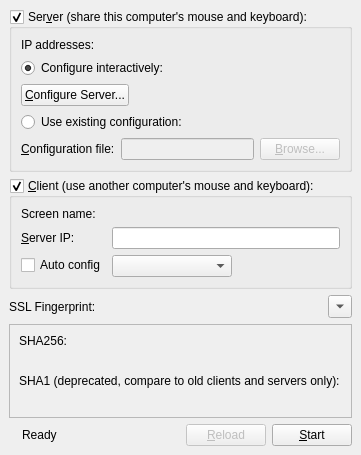
<?xml version="1.0" encoding="UTF-8"?>
<ui version="4.0">
 <class>MainWindowBase</class>
 <widget class="QMainWindow" name="MainWindowBase">
  <property name="sizePolicy">
   <sizepolicy hsizetype="Fixed" vsizetype="Fixed">
    <horstretch>0</horstretch>
    <verstretch>0</verstretch>
   </sizepolicy>
  </property>
  <property name="windowTitle">
   <string>EtherWaver</string>
  </property>
  <widget class="QWidget" name="centralwidget">
   <layout class="QVBoxLayout" name="verticalLayout_2">
    <property name="sizeConstraint">
     <enum>QLayout::SetFixedSize</enum>
    </property>
    <item>
     <widget class="QGroupBox" name="m_pGroupServer">
      <property name="sizePolicy">
       <sizepolicy hsizetype="Preferred" vsizetype="Preferred">
        <horstretch>0</horstretch>
        <verstretch>0</verstretch>
       </sizepolicy>
      </property>
      <property name="title">
       <string>Ser&amp;ver (share this computer's mouse and keyboard):</string>
      </property>
      <property name="checkable">
       <bool>true</bool>
      </property>
      <property name="checked">
       <bool>true</bool>
      </property>
      <layout class="QVBoxLayout">
       <item>
        <layout class="QFormLayout" name="formLayout">
         <property name="fieldGrowthPolicy">
          <enum>QFormLayout::AllNonFixedFieldsGrow</enum>
         </property>
         <item row="0" column="0">
          <widget class="QLabel" name="label_2">
           <property name="text">
            <string>IP addresses:</string>
           </property>
          </widget>
         </item>
         <item row="0" column="1">
          <widget class="QLabel" name="m_pLabelIpAddresses">
           <property name="text">
            <string notr="true"/>
           </property>
          </widget>
         </item>
        </layout>
       </item>
       <item>
        <widget class="QRadioButton" name="m_pRadioInternalConfig">
         <property name="text">
          <string>Configure interactively:</string>
         </property>
         <property name="checked">
          <bool>true</bool>
         </property>
        </widget>
       </item>
       <item>
        <layout class="QHBoxLayout" name="horizontalLayout_4">
         <item>
          <widget class="QPushButton" name="m_pButtonConfigureServer">
           <property name="text">
            <string>&amp;Configure Server...</string>
           </property>
          </widget>
         </item>
         <item>
          <spacer>
           <property name="orientation">
            <enum>Qt::Horizontal</enum>
           </property>
           <property name="sizeHint" stdset="0">
            <size>
             <width>40</width>
             <height>20</height>
            </size>
           </property>
          </spacer>
         </item>
        </layout>
       </item>
       <item>
        <widget class="QRadioButton" name="m_pRadioExternalConfig">
         <property name="text">
          <string>Use existing configuration:</string>
         </property>
        </widget>
       </item>
       <item>
        <layout class="QHBoxLayout">
         <item>
          <widget class="QLabel" name="m_pLabelConfigurationFile">
           <property name="text">
            <string>&amp;Configuration file:</string>
           </property>
           <property name="buddy">
            <cstring>m_pLineEditConfigFile</cstring>
           </property>
          </widget>
         </item>
         <item>
          <widget class="QLineEdit" name="m_pLineEditConfigFile">
           <property name="enabled">
            <bool>false</bool>
           </property>
          </widget>
         </item>
         <item>
          <widget class="QPushButton" name="m_pButtonBrowseConfigFile">
           <property name="enabled">
            <bool>false</bool>
           </property>
           <property name="text">
            <string>&amp;Browse...</string>
           </property>
          </widget>
         </item>
        </layout>
       </item>
      </layout>
     </widget>
    </item>
    <item>
     <widget class="QGroupBox" name="m_pGroupClient">
      <property name="sizePolicy">
       <sizepolicy hsizetype="Preferred" vsizetype="Preferred">
        <horstretch>0</horstretch>
        <verstretch>0</verstretch>
       </sizepolicy>
      </property>
      <property name="title">
       <string>&amp;Client (use another computer's mouse and keyboard):</string>
      </property>
      <property name="checkable">
       <bool>true</bool>
      </property>
      <property name="checked">
       <bool>true</bool>
      </property>
      <layout class="QFormLayout" name="formLayout_3">
       <property name="fieldGrowthPolicy">
        <enum>QFormLayout::AllNonFixedFieldsGrow</enum>
       </property>
       <item row="0" column="0">
        <widget class="QLabel" name="label_5">
         <property name="text">
          <string>Screen name:</string>
         </property>
        </widget>
       </item>
       <item row="0" column="1">
        <widget class="QLabel" name="m_pLabelScreenName">
         <property name="text">
          <string notr="true"/>
         </property>
        </widget>
       </item>
       <item row="2" column="0">
        <widget class="QLabel" name="m_pLabelServerName">
         <property name="text">
          <string>&amp;Server IP:</string>
         </property>
         <property name="buddy">
          <cstring>m_pLineEditHostname</cstring>
         </property>
        </widget>
       </item>
       <item row="2" column="1">
        <widget class="QLineEdit" name="m_pLineEditHostname"/>
       </item>
       <item row="3" column="0">
        <widget class="QCheckBox" name="m_pCheckBoxAutoConfig">
         <property name="text">
          <string>Auto config</string>
         </property>
        </widget>
       </item>
       <item row="3" column="1">
        <widget class="QComboBox" name="m_pComboServerList">
         <property name="sizePolicy">
          <sizepolicy hsizetype="Maximum" vsizetype="Preferred">
           <horstretch>0</horstretch>
           <verstretch>0</verstretch>
          </sizepolicy>
         </property>
         <property name="minimumSize">
          <size>
           <width>120</width>
           <height>0</height>
          </size>
         </property>
        </widget>
       </item>
      </layout>
     </widget>
    </item>
    <item>
     <layout class="QHBoxLayout" name="horizontalLayout_3">
      <item>
       <widget class="QLabel" name="m_pLabelFingerprint">
        <property name="sizePolicy">
         <sizepolicy hsizetype="Maximum" vsizetype="Preferred">
          <horstretch>0</horstretch>
          <verstretch>0</verstretch>
         </sizepolicy>
        </property>
        <property name="text">
         <string>SSL Fingerprint:</string>
        </property>
       </widget>
      </item>
      <item>
       <widget class="QLabel" name="m_pLabelLocalFingerprint">
        <property name="text">
         <string/>
        </property>
        <property name="textFormat">
         <enum>Qt::PlainText</enum>
        </property>
       </widget>
      </item>
      <item>
       <widget class="QToolButton" name="toolbutton_show_fingerprint">
        <property name="text">
         <string>...</string>
        </property>
        <property name="arrowType">
         <enum>Qt::DownArrow</enum>
        </property>
       </widget>
      </item>
     </layout>
    </item>
    <item>
     <widget class="QFrame" name="frame_fingerprint_details">
      <property name="frameShape">
       <enum>QFrame::StyledPanel</enum>
      </property>
      <property name="frameShadow">
       <enum>QFrame::Raised</enum>
      </property>
      <layout class="QGridLayout" name="gridLayout">
       <property name="sizeConstraint">
        <enum>QLayout::SetMinimumSize</enum>
       </property>
       <item row="1" column="1">
        <widget class="QLabel" name="label_sha256_randomart">
         <property name="font">
          <font>
           <family>Courier</family>
          </font>
         </property>
         <property name="text">
          <string/>
         </property>
         <property name="textInteractionFlags">
          <set>Qt::LinksAccessibleByMouse|Qt::TextSelectableByMouse</set>
         </property>
        </widget>
       </item>
       <item row="2" column="0" colspan="2">
        <widget class="QLabel" name="label_sha1">
         <property name="text">
          <string>SHA1 (deprecated, compare to old clients and servers only):</string>
         </property>
        </widget>
       </item>
       <item row="3" column="0" colspan="2">
        <widget class="QLabel" name="label_sha1_fingerprint_full">
         <property name="text">
          <string/>
         </property>
         <property name="textInteractionFlags">
          <set>Qt::LinksAccessibleByMouse|Qt::TextSelectableByMouse</set>
         </property>
        </widget>
       </item>
       <item row="0" column="0" colspan="2">
        <widget class="QLabel" name="label_sha256">
         <property name="text">
          <string>SHA256:</string>
         </property>
        </widget>
       </item>
       <item row="1" column="0">
        <widget class="QLabel" name="label_sha256_fingerprint_full">
         <property name="text">
          <string/>
         </property>
         <property name="textInteractionFlags">
          <set>Qt::LinksAccessibleByMouse|Qt::TextSelectableByMouse</set>
         </property>
        </widget>
       </item>
      </layout>
     </widget>
    </item>
    <item>
     <layout class="QHBoxLayout" name="horizontalLayout">
      <property name="sizeConstraint">
       <enum>QLayout::SetDefaultConstraint</enum>
      </property>
      <item>
       <widget class="QLabel" name="m_pLabelPadlock">
        <property name="enabled">
         <bool>true</bool>
        </property>
        <property name="text">
         <string/>
        </property>
        <property name="pixmap">
         <pixmap resource="../res/Barrier.qrc">:/res/icons/16x16/padlock.png</pixmap>
        </property>
       </widget>
      </item>
      <item>
       <widget class="QLabel" name="m_pStatusLabel">
        <property name="text">
         <string>Ready</string>
        </property>
       </widget>
      </item>
      <item>
       <spacer name="spacer">
        <property name="orientation">
         <enum>Qt::Horizontal</enum>
        </property>
        <property name="sizeHint" stdset="0">
         <size>
          <width>40</width>
          <height>20</height>
         </size>
        </property>
       </spacer>
      </item>
      <item>
       <widget class="QPushButton" name="m_pButtonReload">
        <property name="enabled">
         <bool>false</bool>
        </property>
        <property name="text">
         <string>&amp;Reload</string>
        </property>
       </widget>
      </item>
      <item>
       <widget class="QPushButton" name="m_pButtonToggleStart">
        <property name="text">
         <string>&amp;Start</string>
        </property>
       </widget>
      </item>
     </layout>
    </item>
   </layout>
  </widget>
  <action name="m_pActionAbout">
   <property name="text">
    <string>&amp;About EtherWaver...</string>
   </property>
   <property name="shortcut">
    <string notr="true"/>
   </property>
  </action>
  <action name="m_pActionQuit">
   <property name="text">
    <string>&amp;Quit</string>
   </property>
   <property name="statusTip">
    <string>Quit</string>
   </property>
   <property name="shortcut">
    <string notr="true">Ctrl+Q</string>
   </property>
  </action>
  <action name="m_pActionStartBarrier">
   <property name="text">
    <string>&amp;Start</string>
   </property>
   <property name="statusTip">
    <string>Run</string>
   </property>
   <property name="shortcut">
    <string notr="true">Ctrl+S</string>
   </property>
  </action>
  <action name="m_pActionStopBarrier">
   <property name="enabled">
    <bool>false</bool>
   </property>
   <property name="text">
    <string>S&amp;top</string>
   </property>
   <property name="statusTip">
    <string>Stop</string>
   </property>
   <property name="shortcut">
    <string notr="true">Ctrl+T</string>
   </property>
  </action>
  <action name="m_pActionMinimize">
   <property name="text">
    <string>&amp;Hide</string>
   </property>
   <property name="toolTip">
    <string>Hide</string>
   </property>
   <property name="shortcut">
    <string notr="true">F5</string>
   </property>
  </action>
  <action name="m_pActionRestore">
   <property name="text">
    <string>&amp;Show</string>
   </property>
   <property name="toolTip">
    <string>Show</string>
   </property>
   <property name="shortcut">
    <string notr="true"/>
   </property>
  </action>
  <action name="m_pActionSave">
   <property name="text">
    <string>S&amp;ave configuration</string>
   </property>
   <property name="statusTip">
    <string>Save the interactively generated server configuration to a file.</string>
   </property>
   <property name="shortcut">
    <string notr="true">Ctrl+Alt+S</string>
   </property>
  </action>
  <action name="m_pActionSettings">
   <property name="text">
    <string>Change &amp;Settings</string>
   </property>
   <property name="statusTip">
    <string>Edit settings</string>
   </property>
   <property name="shortcut">
    <string notr="true">F4</string>
   </property>
  </action>
  <action name="m_pActionShowLog">
   <property name="text">
    <string>Show &amp;Log</string>
   </property>
   <property name="toolTip">
    <string>Show Log</string>
   </property>
   <property name="shortcut">
    <string notr="true">F2</string>
   </property>
  </action>
 </widget>
 <resources>
  <include location="../res/Barrier.qrc"/>
 </resources>
 <connections>
  <connection>
   <sender>m_pRadioExternalConfig</sender>
   <signal>toggled(bool)</signal>
   <receiver>m_pLineEditConfigFile</receiver>
   <slot>setEnabled(bool)</slot>
   <hints>
    <hint type="sourcelabel">
     <x>156</x>
     <y>179</y>
    </hint>
    <hint type="destinationlabel">
     <x>169</x>
     <y>209</y>
    </hint>
   </hints>
  </connection>
  <connection>
   <sender>m_pRadioExternalConfig</sender>
   <signal>toggled(bool)</signal>
   <receiver>m_pButtonBrowseConfigFile</receiver>
   <slot>setEnabled(bool)</slot>
   <hints>
    <hint type="sourcelabel">
     <x>353</x>
     <y>182</y>
    </hint>
    <hint type="destinationlabel">
     <x>356</x>
     <y>211</y>
    </hint>
   </hints>
  </connection>
  <connection>
   <sender>m_pRadioInternalConfig</sender>
   <signal>toggled(bool)</signal>
   <receiver>m_pButtonConfigureServer</receiver>
   <slot>setEnabled(bool)</slot>
   <hints>
    <hint type="sourcelabel">
     <x>204</x>
     <y>244</y>
    </hint>
    <hint type="destinationlabel">
     <x>212</x>
     <y>274</y>
    </hint>
   </hints>
  </connection>
  <connection>
   <sender>m_pButtonToggleStart</sender>
   <signal>clicked()</signal>
   <receiver>m_pActionStartBarrier</receiver>
   <slot>trigger()</slot>
   <hints>
    <hint type="sourcelabel">
     <x>361</x>
     <y>404</y>
    </hint>
    <hint type="destinationlabel">
     <x>-1</x>
     <y>-1</y>
    </hint>
   </hints>
  </connection>
 </connections>
</ui>
